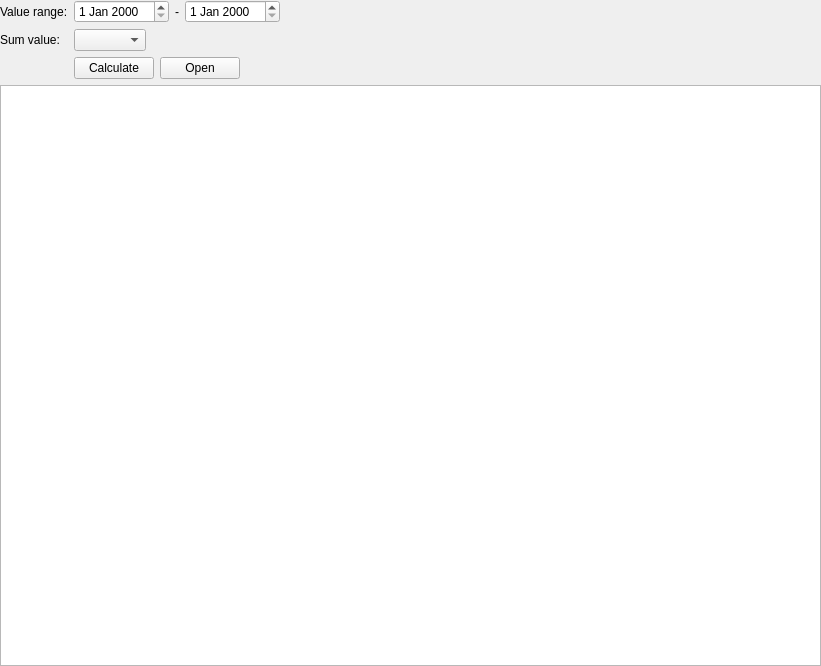
<?xml version="1.0" encoding="UTF-8"?>
<ui version="4.0">
 <class>Sum</class>
 <widget class="QWidget" name="Sum">
  <property name="geometry">
   <rect>
    <x>0</x>
    <y>0</y>
    <width>821</width>
    <height>666</height>
   </rect>
  </property>
  <property name="windowTitle">
   <string>Sum</string>
  </property>
  <layout class="QVBoxLayout" name="verticalLayout" stretch="0,0">
   <property name="leftMargin">
    <number>0</number>
   </property>
   <property name="topMargin">
    <number>0</number>
   </property>
   <property name="rightMargin">
    <number>0</number>
   </property>
   <property name="bottomMargin">
    <number>0</number>
   </property>
   <item>
    <layout class="QFormLayout" name="formLayout">
     <item row="0" column="0">
      <widget class="QLabel" name="label">
       <property name="text">
        <string>Value range:</string>
       </property>
      </widget>
     </item>
     <item row="0" column="1">
      <layout class="QHBoxLayout" name="horizontalLayout">
       <item>
        <widget class="QDateEdit" name="fromDE"/>
       </item>
       <item>
        <widget class="QLabel" name="label_2">
         <property name="text">
          <string>-</string>
         </property>
         <property name="alignment">
          <set>Qt::AlignCenter</set>
         </property>
        </widget>
       </item>
       <item>
        <widget class="QDateEdit" name="toDE"/>
       </item>
       <item>
        <spacer name="horizontalSpacer_3">
         <property name="orientation">
          <enum>Qt::Horizontal</enum>
         </property>
         <property name="sizeHint" stdset="0">
          <size>
           <width>40</width>
           <height>20</height>
          </size>
         </property>
        </spacer>
       </item>
      </layout>
     </item>
     <item row="1" column="0">
      <widget class="QLabel" name="label_4">
       <property name="text">
        <string>Sum value:</string>
       </property>
      </widget>
     </item>
     <item row="2" column="1">
      <layout class="QHBoxLayout" name="horizontalLayout_3">
       <item>
        <widget class="QPushButton" name="calculatePB">
         <property name="text">
          <string>Calculate</string>
         </property>
        </widget>
       </item>
       <item>
        <widget class="QPushButton" name="openPB">
         <property name="text">
          <string>Open</string>
         </property>
        </widget>
       </item>
       <item>
        <spacer name="horizontalSpacer">
         <property name="orientation">
          <enum>Qt::Horizontal</enum>
         </property>
         <property name="sizeHint" stdset="0">
          <size>
           <width>40</width>
           <height>20</height>
          </size>
         </property>
        </spacer>
       </item>
      </layout>
     </item>
     <item row="1" column="1">
      <layout class="QHBoxLayout" name="horizontalLayout_2">
       <item>
        <widget class="QComboBox" name="fieldCB"/>
       </item>
       <item>
        <spacer name="horizontalSpacer_2">
         <property name="orientation">
          <enum>Qt::Horizontal</enum>
         </property>
         <property name="sizeHint" stdset="0">
          <size>
           <width>40</width>
           <height>20</height>
          </size>
         </property>
        </spacer>
       </item>
      </layout>
     </item>
    </layout>
   </item>
   <item>
    <widget class="ToolStockTable" name="dataTable"/>
   </item>
  </layout>
 </widget>
 <customwidgets>
  <customwidget>
   <class>ToolStockTable</class>
   <extends>QTableView</extends>
   <header>stockmonitor.gui.widget.stocktable</header>
  </customwidget>
 </customwidgets>
 <resources/>
 <connections/>
</ui>
